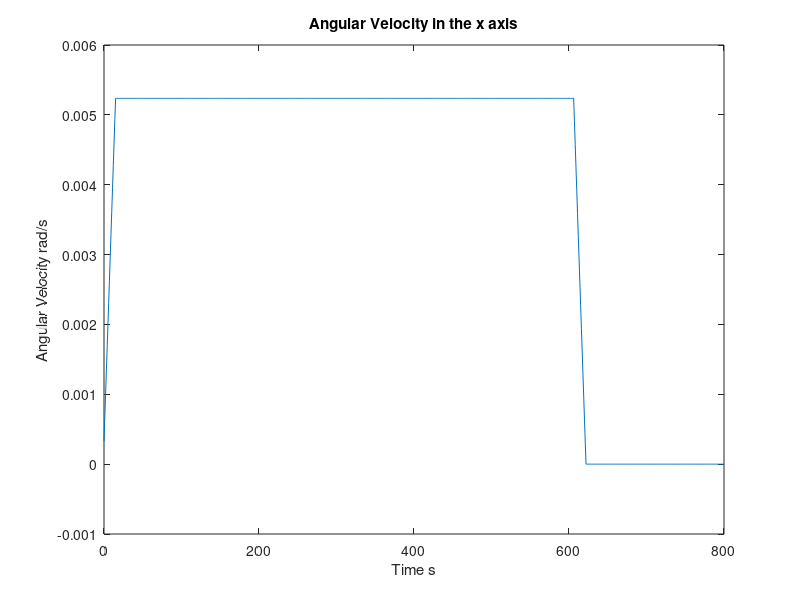
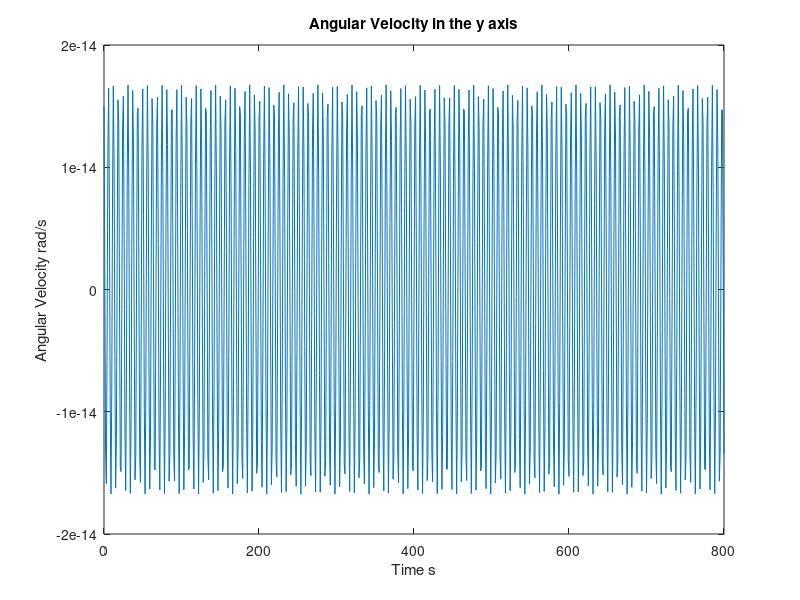
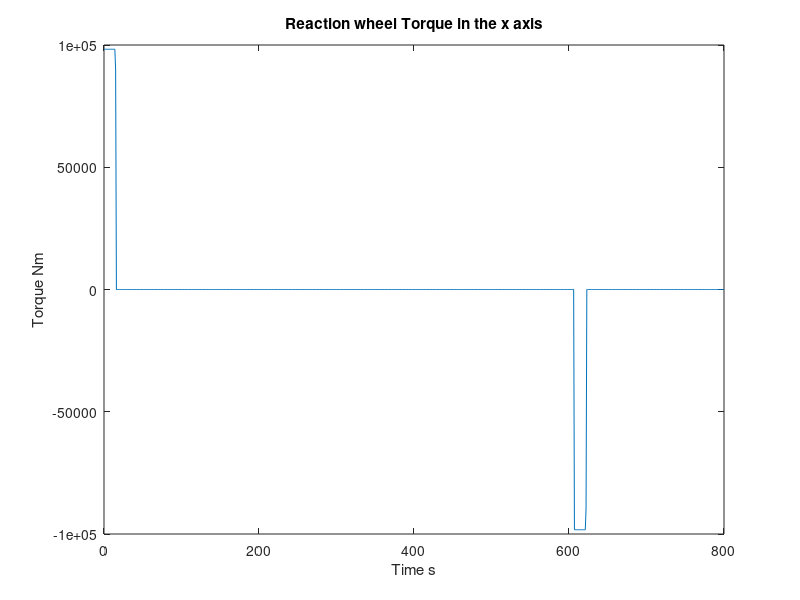
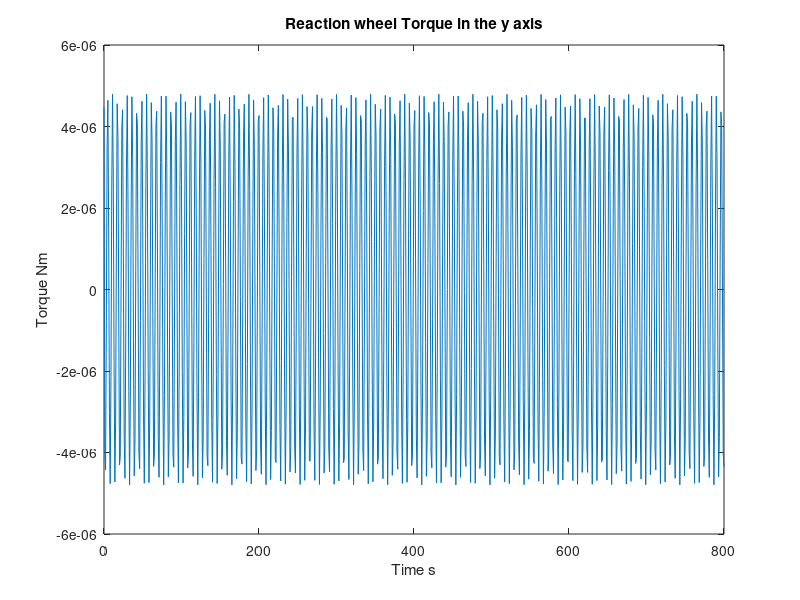

Write the MATLAB code that produced these figures, in order.
clc
clear
%All angular parameters in using minutes eg rad/min & rad/min^2
found = 1;
T_prod_array_x = [];
T_prod_array_y = [];
wcurf_array_x = [];
wcurf_array_y = [];

%Satellite Stats
ms = 330911.977; %kg
rs = 84.9706; %m
wcurs = [0,0]; %Initial w
Ixs = 0.25*ms*(rs^2);
Angle = 0;
angle_after_stage1 = [0,0];

%Flywheel Stats
density_wheel = 2810; %kg/m3
thickness_wheel = 0.1; %m
rf = 2.5; %m
mf = density_wheel*(pi*(rf^2)*thickness_wheel); %kg
Ixf = 0.25*mf*(rf^2);
wcurf = [0,0];


%Sun
wsun = [0.005236,0];  %rad/s
tmax = 800;        %s   
Td_initial = 10^-5;

%Other parameters
wcurs_array_x = [];
wcurs_array_y = [];
Td_array_x = [];
Td_array_y = [];
T_max = 0;
T_min = 0;


for t = 0:1:tmax
    a_req = wsun-wcurs;
    Td = [Td_initial*sin(t),Td_initial*sin(t+90)];
    T_req = (a_req.*Ixs)+Td;
    
    Tf = T_req./2;
    af = Tf./Ixf;
    wf = af + wcurf; %Change in time = 1s therefore a = w
    wcurf = wf;
    Ek = (abs(af).*(af))*(Ixf/2);
    
    if Ek(1) > 560000
        Ek(1) = 560000;
    elseif Ek(1) < -560000
        Ek(1) = -560000;
    end
    if Ek(2) > 560000
        Ek(2) = 560000;
    elseif Ek(2) < -560000
        Ek(2) = -560000;
    end
    
    signs = ((Ek/(Ixf/2))./abs(Ek/(Ixf/2)));
    w_prod = (abs(Ek/(Ixf/2)).^(0.5)).*signs;
    a_prod = w_prod;
    T_prod = a_prod*Ixf;
    T_prod_s = T_prod.*2;
    a_prod_s = T_prod_s/Ixs;

    wcurs = wcurs + a_prod_s;
    wcurs_array_x = [wcurs_array_x,wcurs(1)];
    wcurs_array_y = [wcurs_array_y,wcurs(2)];
    wcurf_array_x = [wcurf_array_x,w_prod(1)];
    wcurf_array_y = [wcurf_array_y,w_prod(2)];
    T_prod_array_x = [T_prod_array_x,T_prod(1)];
    T_prod_array_y = [T_prod_array_y,T_prod(2)];
    
    if T_prod_s > T_max
        T_max = T_prod_s;
    elseif T_prod_s < T_min
        T_min = T_prod_s;
    end
    Angle = Angle+wcurs;
    if abs(a_req(1)) < 0.1 && found == 1
        angle_after_stage1 = Angle;
        found = 0;
    end
    if (Angle(1)+angle_after_stage1(1)) > 3.139 && (Angle(1)+angle_after_stage1(1)) < 3.141
        wsun = [0,0];
    end
end

xaxis = 0:1:length(wcurs_array_x)-1;
xaxis2 = 0:1:length(Td_array_x)-1;

figure(1)
plot(xaxis,wcurs_array_x)
title("Angular Velocity in the x axis")
xlabel("Time s")
ylabel("Angular Velocity rad/s")

figure(2)
plot(xaxis,wcurs_array_y)
title("Angular Velocity in the y axis")
xlabel("Time s")
ylabel("Angular Velocity rad/s")

figure(3)
plot(xaxis,T_prod_array_x)
title("Reaction wheel Torque in the x axis")
xlabel("Time s")
ylabel("Torque Nm")

figure(4)
plot(xaxis,T_prod_array_y)
title("Reaction wheel Torque in the y axis")
xlabel("Time s")
ylabel("Torque Nm")

figure(5)
plot(xaxis,wcurf_array_x)
title("Reaction wheel angular velocity in the x axis")
xlabel("Time s")
ylabel("Angular Velocity rad/s")

figure(6)
plot(xaxis,wcurf_array_y)
title("Reaction wheel angular velocity in the y axis")
xlabel("Time s")
ylabel("Angular Velocity rad/s")

